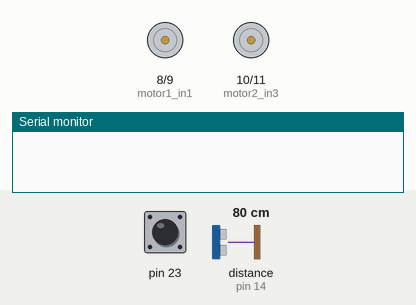
This sketch was run on a simulated Arduino Mega 2560, built with avr-gcc and run on an emulated ATmega2560. Parts: motor-driver pin pairs drawn as motors (green arrow = first pin HIGH = forward, orange = second pin HIGH = backward, longer = more drive), the last lines printed to the serial monitor. Inputs (shaded band) come from the test bench; at power-on: pin 23 HIGH, distance to the obstacle (sensor on pin 14) 80 cm. The echo pulse lasts 58.3 µs per cm.

Above: at 0.8 s.
0.9 s: pin 23 pulled LOW for 0.15 s
At 1.2 s:
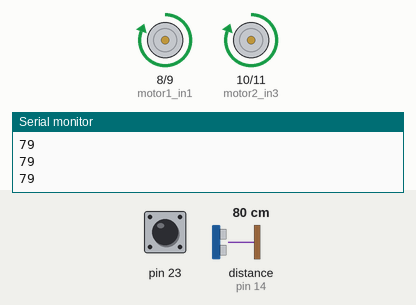
2.5 s: distance to the obstacle (sensor on pin 14) set to 12 cm
4.0 s: distance to the obstacle (sensor on pin 14) set to 9 cm
At 5.15 s:
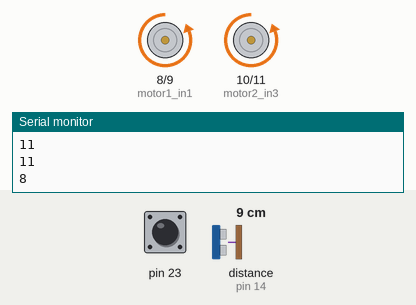
7.0 s: distance to the obstacle (sensor on pin 14) set to 18 cm
At 7.05 s:
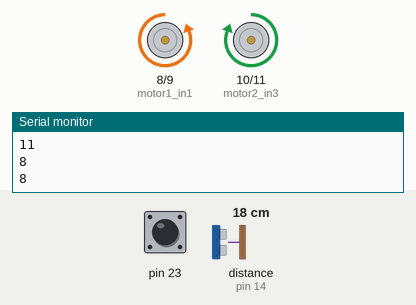
Timing chart, 0 to 9.7 s (numbered marks = the images above; inputs shaded):
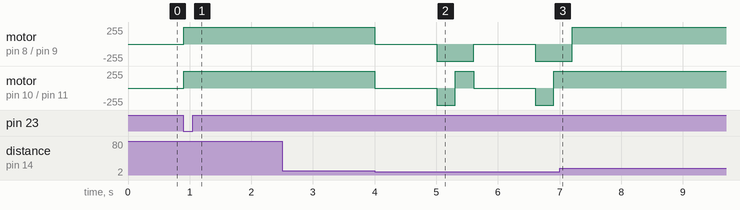

Measured:
- the behaviour switches between 11 and 10 cm on distance to the obstacle (sensor on pin 14) (found by bisection; images 1 and 2)
- after the input at 0.9 s, motor on pin 8 (motor1_in1) / pin 9 (motor1_in2), motor on pin 10 (motor2_in3) / pin 11 (motor2_in4): stopped → forward 255/255 at once
- after the input at 7.0 s, motor on pin 10 (motor2_in3) / pin 11 (motor2_in4): stays forward 255/255 (without the input it goes to stopped after 0.21 s)

The sketch:

obstical_avoider_robot.ino
```cpp
int motor1_in1 = 8;
int motor1_in2 = 9;


int motor2_in3 = 10;
int motor2_in4 = 11;

const int trigPin = 15;
const int echoPin = 14;
int distance;
long duration;

void setup() {
  pinMode(23, INPUT_PULLUP);
  pinMode(motor1_in1, OUTPUT);
  pinMode(motor1_in2, OUTPUT);


  pinMode(motor2_in3, OUTPUT);
  pinMode(motor2_in4, OUTPUT);

  pinMode(trigPin, OUTPUT);
  pinMode(echoPin, INPUT);
 while (digitalRead(23)) {
    delay(10);
  }
  Serial.begin(9600);
}

void loop() {
digitalWrite(trigPin, LOW);
delayMicroseconds(2);

// Sets the trigPin on HIGH state for 10 micro seconds
digitalWrite(trigPin, HIGH);
delayMicroseconds(10);
digitalWrite(trigPin, LOW);

// Reads the echoPin, returns the sound wave travel time in microseconds
duration = pulseIn(echoPin, HIGH);

// Calculating the distance
distance= duration*0.034/2;

Serial.println(distance);
if(distance >5){


    digitalWrite(motor1_in1, HIGH);
    digitalWrite(motor1_in2, LOW);

    digitalWrite(motor2_in3, HIGH);
    digitalWrite(motor2_in4, LOW);
  }
  if(distance <10){


    digitalWrite(motor1_in1, LOW);
    digitalWrite(motor1_in2, LOW);

    digitalWrite(motor2_in3, LOW);
    digitalWrite(motor2_in4, LOW);
    delay(1000);

    digitalWrite(motor1_in1, LOW);
    digitalWrite(motor1_in2, HIGH);

    digitalWrite(motor2_in3, LOW);
    digitalWrite(motor2_in4, HIGH);

    delay(300);

    digitalWrite(motor1_in1, LOW);
    digitalWrite(motor1_in2, HIGH);

    digitalWrite(motor2_in3, HIGH);
    digitalWrite(motor2_in4, LOW);


    delay(300);
  }


}
```
